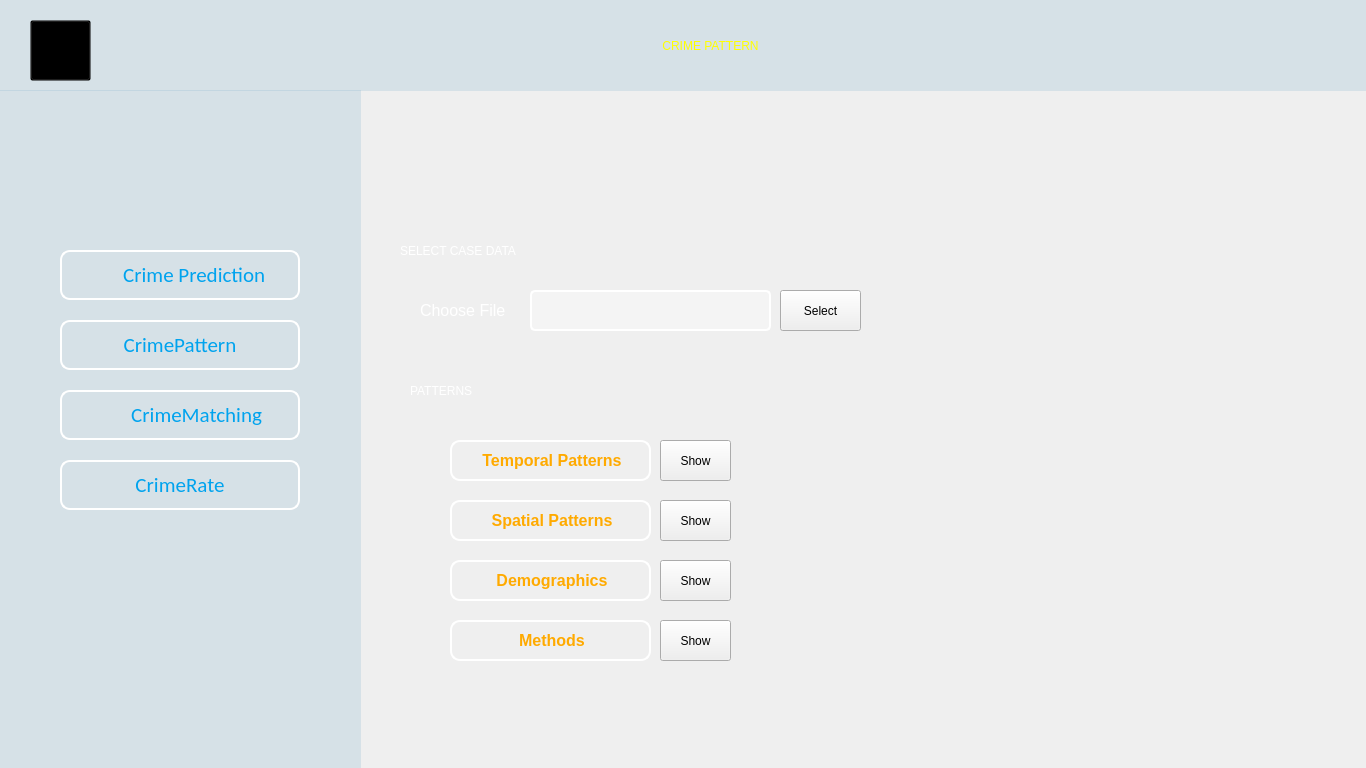
<?xml version="1.0" encoding="UTF-8"?>
<ui version="4.0">
 <class>Dialog</class>
 <widget class="QDialog" name="Dialog">
  <property name="geometry">
   <rect>
    <x>0</x>
    <y>0</y>
    <width>1366</width>
    <height>768</height>
   </rect>
  </property>
  <property name="windowTitle">
   <string>Dialog</string>
  </property>
  <widget class="QPushButton" name="crimerate">
   <property name="geometry">
    <rect>
     <x>60</x>
     <y>460</y>
     <width>240</width>
     <height>50</height>
    </rect>
   </property>
   <property name="font">
    <font>
     <family>Calibri</family>
     <pointsize>16</pointsize>
     <weight>50</weight>
     <italic>false</italic>
     <bold>false</bold>
    </font>
   </property>
   <property name="acceptDrops">
    <bool>false</bool>
   </property>
   <property name="autoFillBackground">
    <bool>false</bool>
   </property>
   <property name="styleSheet">
    <string notr="true">color: rgb(0, 163, 238);
font: 16pt &quot;Calibri&quot;;
border:2px solid white;
border-radius:10px;
background-color: rgba(255, 255, 255,0);
</string>
   </property>
   <property name="text">
    <string>CrimeRate</string>
   </property>
  </widget>
  <widget class="QLabel" name="blurtop">
   <property name="geometry">
    <rect>
     <x>0</x>
     <y>0</y>
     <width>1371</width>
     <height>91</height>
    </rect>
   </property>
   <property name="styleSheet">
    <string notr="true">background-color: rgba(131, 177, 203,60);</string>
   </property>
   <property name="text">
    <string/>
   </property>
  </widget>
  <widget class="QPushButton" name="crimematching">
   <property name="geometry">
    <rect>
     <x>60</x>
     <y>390</y>
     <width>240</width>
     <height>50</height>
    </rect>
   </property>
   <property name="font">
    <font>
     <family>Calibri</family>
     <pointsize>16</pointsize>
     <weight>50</weight>
     <italic>false</italic>
     <bold>false</bold>
    </font>
   </property>
   <property name="acceptDrops">
    <bool>false</bool>
   </property>
   <property name="autoFillBackground">
    <bool>false</bool>
   </property>
   <property name="styleSheet">
    <string notr="true">color: rgb(0, 163, 238);
font: 16pt &quot;Calibri&quot;;
border:2px solid white;
border-radius:10px;
background-color: rgba(255, 255, 255,0);</string>
   </property>
   <property name="text">
    <string>       CrimeMatching</string>
   </property>
  </widget>
  <widget class="QLabel" name="blurside">
   <property name="geometry">
    <rect>
     <x>0</x>
     <y>90</y>
     <width>361</width>
     <height>771</height>
    </rect>
   </property>
   <property name="styleSheet">
    <string notr="true">background-color: rgba(131, 177, 203,60);</string>
   </property>
   <property name="text">
    <string/>
   </property>
  </widget>
  <widget class="QLabel" name="icon1">
   <property name="geometry">
    <rect>
     <x>70</x>
     <y>260</y>
     <width>41</width>
     <height>41</height>
    </rect>
   </property>
   <property name="styleSheet">
    <string notr="true">color: rgb(255, 255, 255);</string>
   </property>
   <property name="text">
    <string/>
   </property>
   <property name="pixmap">
    <pixmap>Images/Icons/predictive-analysis.png</pixmap>
   </property>
   <property name="scaledContents">
    <bool>true</bool>
   </property>
  </widget>
  <widget class="QPushButton" name="crimeprediction">
   <property name="geometry">
    <rect>
     <x>60</x>
     <y>250</y>
     <width>240</width>
     <height>50</height>
    </rect>
   </property>
   <property name="font">
    <font>
     <family>Calibri</family>
     <pointsize>16</pointsize>
     <weight>50</weight>
     <italic>false</italic>
     <bold>false</bold>
    </font>
   </property>
   <property name="styleSheet">
    <string notr="true">color: rgb(0, 163, 238);
font: 16pt &quot;Calibri&quot;;
border:2px solid white;
border-radius:10px;
background-color: rgba(255, 255, 255,0);</string>
   </property>
   <property name="text">
    <string>      Crime Prediction</string>
   </property>
  </widget>
  <widget class="QLabel" name="icon4">
   <property name="geometry">
    <rect>
     <x>70</x>
     <y>470</y>
     <width>31</width>
     <height>31</height>
    </rect>
   </property>
   <property name="styleSheet">
    <string notr="true">color: rgb(255, 255, 255);</string>
   </property>
   <property name="text">
    <string/>
   </property>
   <property name="pixmap">
    <pixmap>Images/Icons/interest-rate.png</pixmap>
   </property>
   <property name="scaledContents">
    <bool>true</bool>
   </property>
  </widget>
  <widget class="QLabel" name="icon2">
   <property name="geometry">
    <rect>
     <x>70</x>
     <y>330</y>
     <width>31</width>
     <height>31</height>
    </rect>
   </property>
   <property name="styleSheet">
    <string notr="true">color: rgb(255, 255, 255);</string>
   </property>
   <property name="text">
    <string/>
   </property>
   <property name="pixmap">
    <pixmap>Images/Icons/pattern-lock.png</pixmap>
   </property>
   <property name="scaledContents">
    <bool>true</bool>
   </property>
  </widget>
  <widget class="QLabel" name="background">
   <property name="geometry">
    <rect>
     <x>0</x>
     <y>0</y>
     <width>1366</width>
     <height>768</height>
    </rect>
   </property>
   <property name="text">
    <string/>
   </property>
   <property name="pixmap">
    <pixmap>Images/BG.jpg</pixmap>
   </property>
   <property name="scaledContents">
    <bool>true</bool>
   </property>
  </widget>
  <widget class="QLabel" name="icon3">
   <property name="geometry">
    <rect>
     <x>70</x>
     <y>400</y>
     <width>31</width>
     <height>31</height>
    </rect>
   </property>
   <property name="styleSheet">
    <string notr="true">color: rgb(255, 255, 255);</string>
   </property>
   <property name="text">
    <string/>
   </property>
   <property name="pixmap">
    <pixmap>Images/Icons/puzzle.png</pixmap>
   </property>
   <property name="scaledContents">
    <bool>true</bool>
   </property>
  </widget>
  <widget class="QPushButton" name="crimepattern">
   <property name="geometry">
    <rect>
     <x>60</x>
     <y>320</y>
     <width>240</width>
     <height>50</height>
    </rect>
   </property>
   <property name="font">
    <font>
     <family>Calibri</family>
     <pointsize>16</pointsize>
     <weight>50</weight>
     <italic>false</italic>
     <bold>false</bold>
    </font>
   </property>
   <property name="styleSheet">
    <string notr="true">color: rgb(0, 163, 238);
font: 16pt &quot;Calibri&quot;;
border:2px solid white;
border-radius:10px;
background-color: rgba(255, 255, 255,0);</string>
   </property>
   <property name="text">
    <string>CrimePattern</string>
   </property>
  </widget>
  <widget class="QLabel" name="topic">
   <property name="geometry">
    <rect>
     <x>500</x>
     <y>20</y>
     <width>421</width>
     <height>51</height>
    </rect>
   </property>
   <property name="styleSheet">
    <string notr="true">font: 26pt &quot;MS Shell Dlg 2&quot;;
color: rgb(255, 255, 0);</string>
   </property>
   <property name="text">
    <string>CRIME PATTERN</string>
   </property>
   <property name="alignment">
    <set>Qt::AlignCenter</set>
   </property>
  </widget>
  <widget class="QLabel" name="icon2_2">
   <property name="geometry">
    <rect>
     <x>480</x>
     <y>20</y>
     <width>61</width>
     <height>51</height>
    </rect>
   </property>
   <property name="styleSheet">
    <string notr="true">color: rgb(255, 255, 255);</string>
   </property>
   <property name="text">
    <string/>
   </property>
   <property name="pixmap">
    <pixmap>Images/Icons/pattern-lock.png</pixmap>
   </property>
   <property name="scaledContents">
    <bool>true</bool>
   </property>
  </widget>
  <widget class="QLabel" name="selectcasedata">
   <property name="geometry">
    <rect>
     <x>400</x>
     <y>230</y>
     <width>291</width>
     <height>41</height>
    </rect>
   </property>
   <property name="styleSheet">
    <string notr="true">font: 75 18pt &quot;MS Shell Dlg 2&quot;;
color: rgb(255, 255, 255);</string>
   </property>
   <property name="text">
    <string>SELECT CASE DATA</string>
   </property>
  </widget>
  <widget class="QLabel" name="pathlabel">
   <property name="geometry">
    <rect>
     <x>530</x>
     <y>290</y>
     <width>241</width>
     <height>41</height>
    </rect>
   </property>
   <property name="styleSheet">
    <string notr="true">border:2px solid white;
border-radius:5px;
background-color: rgba(255, 255, 255,80);</string>
   </property>
   <property name="text">
    <string/>
   </property>
  </widget>
  <widget class="QLabel" name="choose">
   <property name="geometry">
    <rect>
     <x>420</x>
     <y>290</y>
     <width>111</width>
     <height>41</height>
    </rect>
   </property>
   <property name="text">
    <string>&lt;html&gt;&lt;head/&gt;&lt;body&gt;&lt;p&gt;&lt;span style=&quot; font-size:12pt; color:#ffffff;&quot;&gt;Choose File&lt;/span&gt;&lt;/p&gt;&lt;/body&gt;&lt;/html&gt;</string>
   </property>
  </widget>
  <widget class="QPushButton" name="select">
   <property name="geometry">
    <rect>
     <x>780</x>
     <y>290</y>
     <width>81</width>
     <height>41</height>
    </rect>
   </property>
   <property name="styleSheet">
    <string notr="true">font: 10pt &quot;MS Shell Dlg 2&quot;;</string>
   </property>
   <property name="text">
    <string>Select</string>
   </property>
  </widget>
  <widget class="QPushButton" name="s1">
   <property name="geometry">
    <rect>
     <x>660</x>
     <y>440</y>
     <width>71</width>
     <height>41</height>
    </rect>
   </property>
   <property name="text">
    <string>Show</string>
   </property>
  </widget>
  <widget class="QLabel" name="p1">
   <property name="geometry">
    <rect>
     <x>450</x>
     <y>440</y>
     <width>201</width>
     <height>41</height>
    </rect>
   </property>
   <property name="styleSheet">
    <string notr="true">color: rgb(255, 170, 0);
border:2px solid white;
border-radius:10px;</string>
   </property>
   <property name="text">
    <string>&lt;html&gt;&lt;head/&gt;&lt;body&gt;&lt;p align=&quot;center&quot;&gt;&lt;span style=&quot; font-size:12pt; font-weight:600;&quot;&gt;Temporal Patterns&lt;/span&gt;&lt;/p&gt;&lt;/body&gt;&lt;/html&gt;</string>
   </property>
  </widget>
  <widget class="QLabel" name="patterns">
   <property name="geometry">
    <rect>
     <x>410</x>
     <y>370</y>
     <width>151</width>
     <height>41</height>
    </rect>
   </property>
   <property name="styleSheet">
    <string notr="true">font: 75 18pt &quot;MS Shell Dlg 2&quot;;
color: rgb(255, 255, 255);</string>
   </property>
   <property name="text">
    <string>PATTERNS</string>
   </property>
  </widget>
  <widget class="QPushButton" name="s2">
   <property name="geometry">
    <rect>
     <x>660</x>
     <y>500</y>
     <width>71</width>
     <height>41</height>
    </rect>
   </property>
   <property name="text">
    <string>Show</string>
   </property>
  </widget>
  <widget class="QLabel" name="p2">
   <property name="geometry">
    <rect>
     <x>450</x>
     <y>500</y>
     <width>201</width>
     <height>41</height>
    </rect>
   </property>
   <property name="styleSheet">
    <string notr="true">color: rgb(255, 170, 0);
border:2px solid white;
border-radius:10px;</string>
   </property>
   <property name="text">
    <string>&lt;html&gt;&lt;head/&gt;&lt;body&gt;&lt;p align=&quot;center&quot;&gt;&lt;span style=&quot; font-size:12pt; font-weight:600;&quot;&gt;Spatial Patterns&lt;/span&gt;&lt;/p&gt;&lt;/body&gt;&lt;/html&gt;</string>
   </property>
  </widget>
  <widget class="QPushButton" name="s3">
   <property name="geometry">
    <rect>
     <x>660</x>
     <y>560</y>
     <width>71</width>
     <height>41</height>
    </rect>
   </property>
   <property name="text">
    <string>Show</string>
   </property>
  </widget>
  <widget class="QLabel" name="p3">
   <property name="geometry">
    <rect>
     <x>450</x>
     <y>560</y>
     <width>201</width>
     <height>41</height>
    </rect>
   </property>
   <property name="styleSheet">
    <string notr="true">color: rgb(255, 170, 0);
border:2px solid white;
border-radius:10px;</string>
   </property>
   <property name="text">
    <string>&lt;html&gt;&lt;head/&gt;&lt;body&gt;&lt;p align=&quot;center&quot;&gt;&lt;span style=&quot; font-size:12pt; font-weight:600;&quot;&gt;Demographics&lt;/span&gt;&lt;/p&gt;&lt;/body&gt;&lt;/html&gt;</string>
   </property>
  </widget>
  <widget class="QPushButton" name="s4">
   <property name="geometry">
    <rect>
     <x>660</x>
     <y>620</y>
     <width>71</width>
     <height>41</height>
    </rect>
   </property>
   <property name="text">
    <string>Show</string>
   </property>
  </widget>
  <widget class="QLabel" name="p4">
   <property name="geometry">
    <rect>
     <x>450</x>
     <y>620</y>
     <width>201</width>
     <height>41</height>
    </rect>
   </property>
   <property name="styleSheet">
    <string notr="true">color: rgb(255, 170, 0);
border:2px solid white;
border-radius:10px;</string>
   </property>
   <property name="text">
    <string>&lt;html&gt;&lt;head/&gt;&lt;body&gt;&lt;p align=&quot;center&quot;&gt;&lt;span style=&quot; font-size:12pt; font-weight:600;&quot;&gt;Methods&lt;/span&gt;&lt;/p&gt;&lt;/body&gt;&lt;/html&gt;</string>
   </property>
  </widget>
  <widget class="QLabel" name="home">
   <property name="geometry">
    <rect>
     <x>40</x>
     <y>30</y>
     <width>51</width>
     <height>41</height>
    </rect>
   </property>
   <property name="text">
    <string/>
   </property>
   <property name="pixmap">
    <pixmap>Images/Icons/home.png</pixmap>
   </property>
   <property name="scaledContents">
    <bool>true</bool>
   </property>
  </widget>
  <widget class="QPushButton" name="homebt">
   <property name="geometry">
    <rect>
     <x>30</x>
     <y>20</y>
     <width>61</width>
     <height>61</height>
    </rect>
   </property>
   <property name="styleSheet">
    <string notr="true">background-color: transparent;</string>
   </property>
   <property name="text">
    <string/>
   </property>
  </widget>
  <zorder>background</zorder>
  <zorder>blurside</zorder>
  <zorder>crimerate</zorder>
  <zorder>blurtop</zorder>
  <zorder>crimematching</zorder>
  <zorder>icon1</zorder>
  <zorder>crimeprediction</zorder>
  <zorder>icon4</zorder>
  <zorder>icon2</zorder>
  <zorder>icon3</zorder>
  <zorder>crimepattern</zorder>
  <zorder>topic</zorder>
  <zorder>icon2_2</zorder>
  <zorder>selectcasedata</zorder>
  <zorder>pathlabel</zorder>
  <zorder>choose</zorder>
  <zorder>select</zorder>
  <zorder>s1</zorder>
  <zorder>p1</zorder>
  <zorder>patterns</zorder>
  <zorder>s2</zorder>
  <zorder>p2</zorder>
  <zorder>s3</zorder>
  <zorder>p3</zorder>
  <zorder>s4</zorder>
  <zorder>p4</zorder>
  <zorder>home</zorder>
  <zorder>homebt</zorder>
 </widget>
 <resources/>
 <connections/>
</ui>
